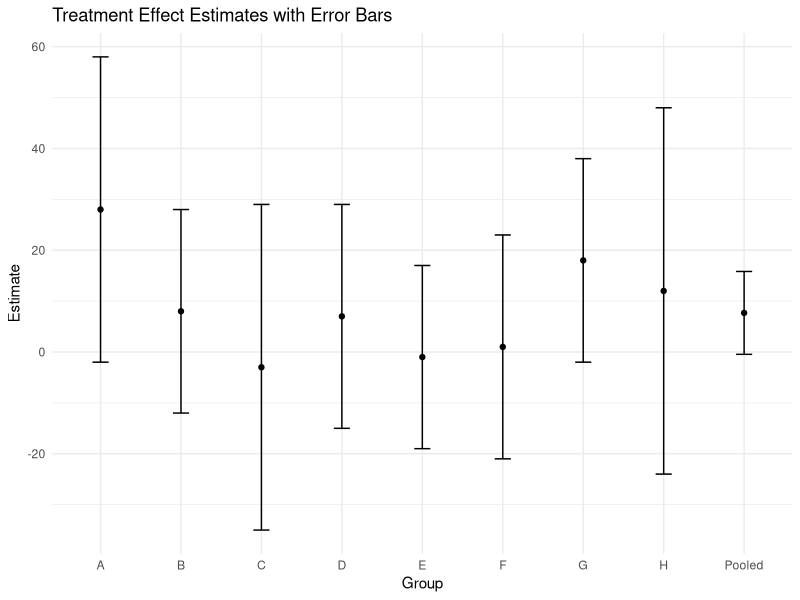

Source code (R):
## ---- chunk 1
# Load the ggplot2 library
library(ggplot2)

y <- c(28, 8, -3, 7, -1, 1, 18, 12)
sigma <- c(15, 10, 16, 11, 9, 11, 10, 18)

mu_est <- sum(y/sigma^2)/sum(1/sigma^2)
sigma_est <- sqrt(1/sum(1/sigma^2))

# Create a data frame with the treatment effect estimates and standard errors
data <- data.frame(
  Group = c('A', 'B', 'C', 'D', 'E', 'F', 'G', 'H', 'Pooled'),
  Estimate = c(28, 8, -3, 7, -1, 1, 18, 12, mu_est),
  StdError = c(15, 10, 16, 11, 9, 11, 10, 18, sigma_est)
)

# Plot the estimates with error bars
ggplot(data, aes(x = Group, y = Estimate)) +
  geom_point() +
  geom_errorbar(aes(ymin = Estimate - 2*StdError, ymax = Estimate + 2*StdError), width = 0.2) +
  theme_minimal() +
  ggtitle("Treatment Effect Estimates with Error Bars") +
  xlab("Group") +
  ylab("Estimate")


 
